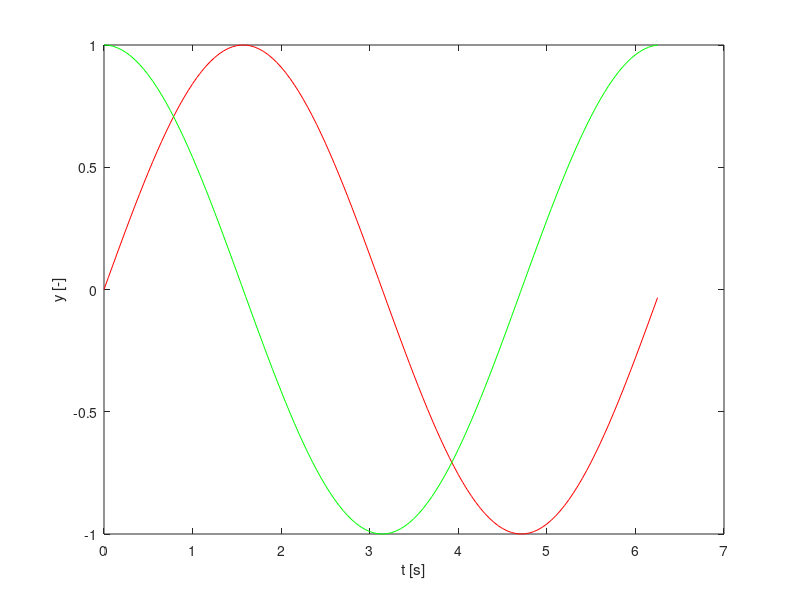

Write MATLAB code to recreate this figure.
%% Einfaches Beispielprogramm zum Erzeugen von Plots in LaTeX

phi = 0:0.05:2*pi;

figure; l = {};
plot(phi, sin(phi), 'r'); hold on; l = {l{:}, 'Sinus'};
plot(phi, cos(phi), 'g'); l = {l{:}, 'Cosinus'};
xlabel('t [s]');
ylabel('y [-]');

data = [phi', sin(phi'), cos(phi')]; % each column is one record
save 'sinus.dat' data -ascii -tabs;